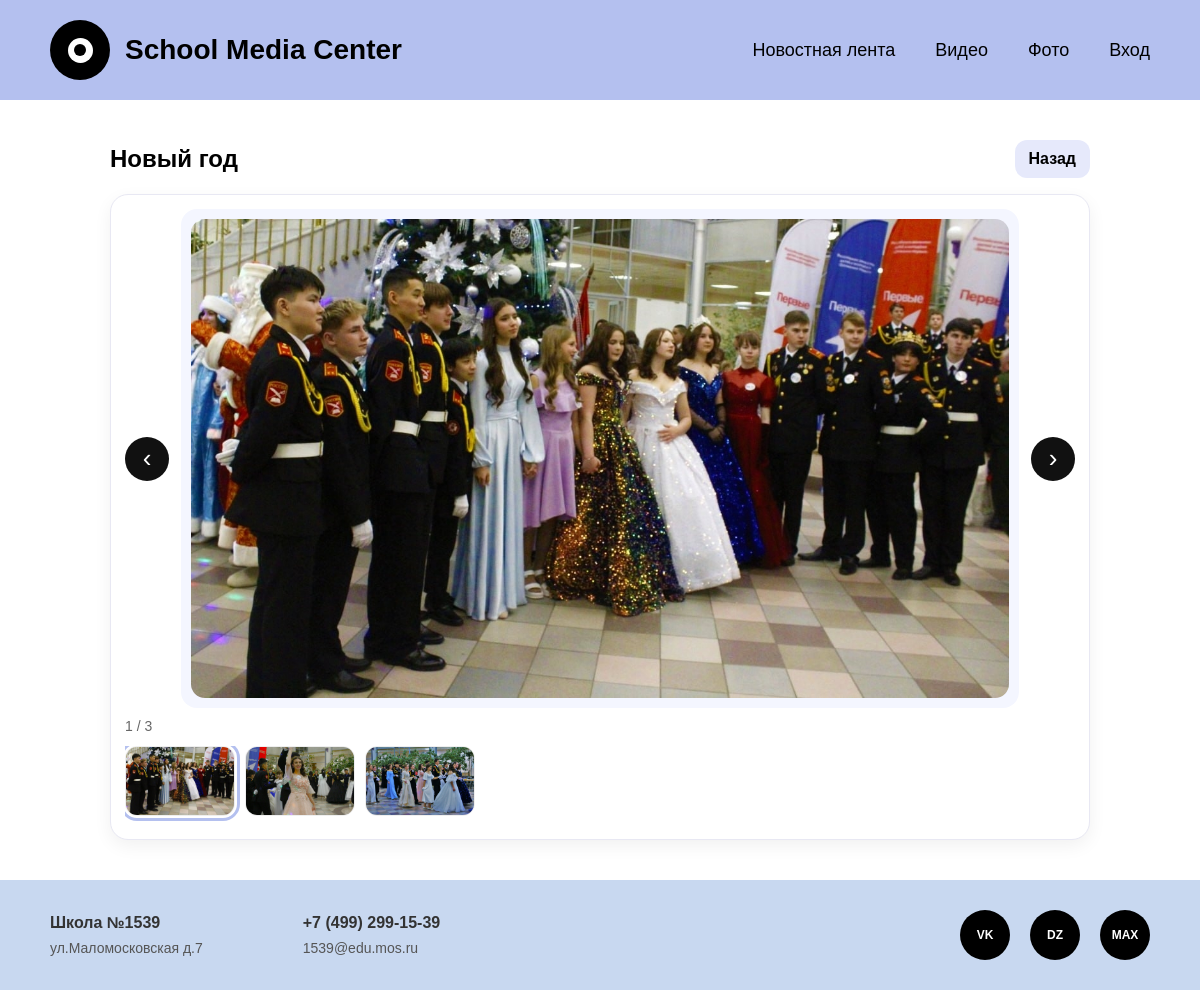
/gallery/1/, run on the app's committed database.
### media_center/models.py (models this page shows, shortened)
class GalleryFolder(models.Model):
    folder_name = models.CharField(max_length=255)

class Photo(models.Model):
    folder = models.ForeignKey(GalleryFolder, on_delete=models.CASCADE, related_name='photos')
    file = models.ImageField(upload_to=photo_upload_to)

### media_center/views.py (the view)
# urls.py: path('gallery/<int:folder_id>/', views.gallery_photos, name='gallery_photos'),
def gallery_photos(request, folder_id):
    folder = get_object_or_404(GalleryFolder, id=folder_id)
    photos = folder.photos.all().order_by('-id')
    return render(request, 'media_center/gallery_photos.html', {'folder': folder, 'photos': photos})

### media_center/context_processors.py (called while the page is built)
def site_info(request):
    return {
        'school_name': 'Школа №1539',
        'address': 'ул.Маломосковская д.7',
        'phone': '+7 (499) 299-15-39',
        'email': '1539@edu.mos.ru',
    }

### media_center/templates/media_center/gallery_photos.html (shortened to what this page needs)
{% extends "media_center/base.html" %}
{% block content %}
<div class="page">
  <div class="stack">
    <div class="row" style="justify-content: space-between;">
      <h2>{{ folder.folder_name }}</h2>
      <div class="row">
        <a class="btn secondary" href="{% url 'media_center:gallery_folders' %}">Назад</a>
      </div>
    </div>
    {% if photos %}
      <div class="card" style="padding: 14px;">
        <div class="slider" id="slider">
          <button class="slider-btn" id="prevBtn" aria-label="Предыдущее">‹</button>
          <div class="slider-stage">
            <img id="sliderImage" class="slider-image" src="{{ photos.0.file.url }}" alt="" />
          </div>
          <button class="slider-btn" id="nextBtn" aria-label="Следующее">›</button>
        </div>
        <div class="row" style="justify-content: space-between; padding-top: 10px;">
          <span class="muted" id="counter"></span>
        </div>
        <div class="thumb-row" id="thumbRow" style="margin-top: 12px;">
          {% for p in photos %}
            <button type="button" class="thumb-btn" data-src="{{ p.file.url }}">
              <img src="{{ p.file.url }}" alt="" class="thumb" />
            </button>
          {% endfor %}
        </div>
      </div>
    {% else %}
      <div class="card center">В этой папке пока нет фото.</div>
    {% endif %}
  </div>
</div>
{% endblock %}

### media_center/templates/media_center/base.html (shortened to what this page needs)
<!DOCTYPE html>
<html lang="ru">
<head>
</head>
<body>
    <header class="header">
        <div class="logo-container">
            <div class="logo"></div>
            <a href="{% url 'media_center:index' %}" class="logo-text">School Media Center</a>
        </div>
        <nav class="nav">
            <a href="{% url 'media_center:post_list' %}">Новостная лента</a>
            <a href="{% url 'media_center:video_levels' %}">Видео</a>
            <a href="{% url 'media_center:gallery_folders' %}">Фото</a>
            {% if user.is_authenticated %}
                <a href="{% url 'media_center:logout' %}">Выход ({{ user.username }})</a>
            {% else %}
                <a href="{% url 'media_center:login' %}">Вход</a>
            {% endif %}
        </nav>
    </header>
    <main class="main-content">
        {% block content %}{% endblock %}
    </main>
    <footer class="footer">
        <div class="footer-info">
            <div class="footer-block">
                <h3>{{ school_name }}</h3>
                <p>{{ address }}</p>
            </div>
            <div class="footer-block">
                <h3>{{ phone }}</h3>
                <p>{{ email }}</p>
            </div>
        </div>
        <div class="social-icons">
            <a href="#" class="social-icon" title="VK">VK</a>
            <a href="#" class="social-icon" title="Dzen">DZ</a>
            <a href="#" class="social-icon" title="Max">MAX</a>
        </div>
    </footer>
</body>
</html>

### media_center/templates/media_center/base.html (style rules this page uses)
* { margin: 0; padding: 0; box-sizing: border-box; }
body { font-family: Arial, sans-serif; background-color: #ffffff; min-height: 100vh; display: flex; flex-direction: column; }
.header { background: #B4C0EF; padding: 20px 50px; display: flex; justify-content: space-between; align-items: center; }
.logo-container { display: flex; align-items: center; gap: 15px; }
.logo { width: 60px; height: 60px; background-color: #000; border-radius: 50%; display: flex; align-items: center; justify-content: center; position: relative; }
.logo::before { content: ''; width: 25px; height: 25px; background-color: #fff; border-radius: 50%; position: absolute; }
.logo::after { content: ''; width: 12px; height: 12px; background-color: #000; border-radius: 50%; position: absolute; }
.logo-text { font-size: 28px; font-weight: bold; color: #000; text-decoration: none; }
.nav { display: flex; gap: 40px; }
.nav a { color: #000; text-decoration: none; font-size: 18px; font-weight: 500; transition: opacity 0.3s; }
.main-content { flex: 1; display: flex; flex-direction: column; justify-content: center; align-items: center; padding: 40px 20px; background-color: #FFFFFF; text-align: center; }
.footer { background: #c8d8f0; padding: 30px 50px; display: flex; justify-content: space-between; align-items: center; }
.footer-info { display: flex; gap: 100px; }
.footer-block h3 { font-size: 16px; font-weight: bold; margin-bottom: 8px; color: #333; }
.footer-block p { font-size: 14px; color: #555; }
.social-icons { display: flex; gap: 20px; }
.social-icon { width: 50px; height: 50px; background-color: #000; border-radius: 50%; display: flex; align-items: center; justify-content: center; color: #fff; font-weight: bold; text-decoration: none; transition: transform 0.3s; font-size: 12px; }
.page { width: min(980px, 100%); }
.stack { display: flex; flex-direction: column; gap: 16px; }
.row { display: flex; gap: 12px; align-items: center; flex-wrap: wrap; }
.card { background: #fff; border: 1px solid #e8e8f3; border-radius: 18px; padding: 18px; box-shadow: 0 6px 18px rgba(0,0,0,0.06); text-align: left; }
.btn { display: inline-block; padding: 10px 14px; background: #B4C0EF; color: #000; border-radius: 12px; text-decoration: none; border: none; cursor: pointer; font-weight: 600; }
.btn.secondary { background: #e6e9fb; }
.muted { color: #666; font-size: 14px; }
.thumb { width: 100%; height: 160px; object-fit: cover; border-radius: 14px; border: 1px solid #eee; }

### media_center/templates/media_center/gallery_photos.html (style rules this page uses)
.slider { display:flex; align-items:center; gap: 12px; }
.slider-stage { flex: 1; display:flex; justify-content:center; align-items:center; background:#f4f6ff; border-radius: 16px; min-height: 360px; padding: 10px; }
.slider-image { max-width: 100%; max-height: 520px; border-radius: 14px; object-fit: contain; }
.slider-btn { width: 44px; height: 44px; border-radius: 50%; border: 0; background:#111; color:#fff; font-size: 26px; cursor:pointer; display:flex; align-items:center; justify-content:center; }
.thumb-row { display:flex; gap: 10px; overflow:auto; padding-bottom: 6px; }
.thumb-btn { border: 0; background: transparent; padding: 0; cursor:pointer; }
.thumb-btn.active img { outline: 3px solid #B4C0EF; outline-offset: 2px; }
.thumb { width: 110px; height: 70px; object-fit: cover; border-radius: 12px; }

### data on the page
GalleryFolder: folder_name "Новый год"
Photo: file (picture)
Photo: file (picture)
Photo: file (picture)

### other printed values
{{ school_name }} "Школа №1539"
{{ address }} "ул.Маломосковская д.7"
{{ phone }} "+7 (499) 299-15-39"
{{ email }} "1539@edu.mos.ru"
